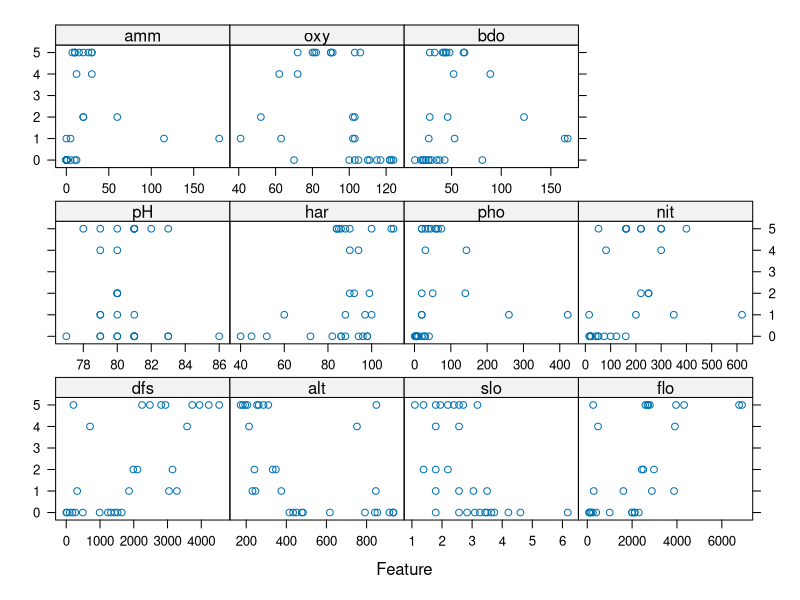
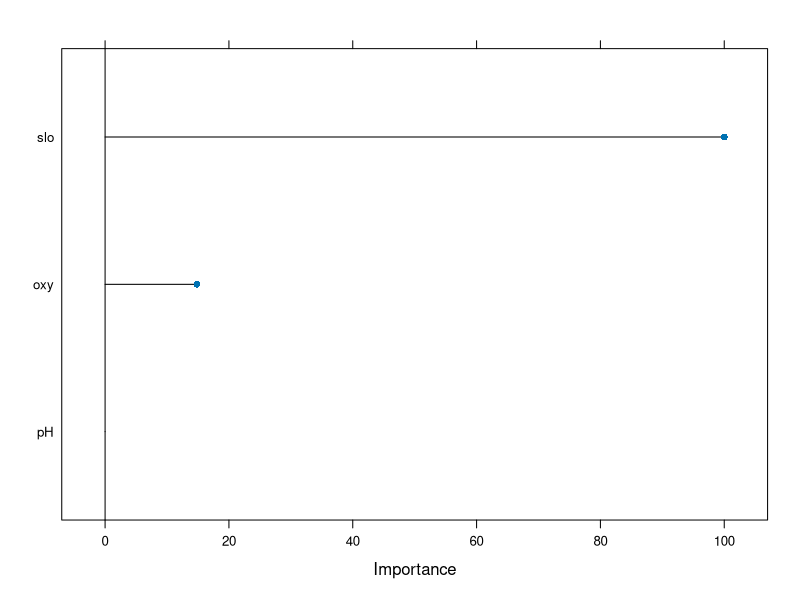

R code for these plots, in order:
## ---- chunk 1
# Clear all
rm(list = ls())  

# Load relevant libraries
library(tidyverse)
library(ade4)
library(skimr)
library(caret)
## ---- chunk 2
#Let's load the data
data(doubs)

# Set-up species data
species <- doubs$fish

# Set-up environmental data
environ <- doubs$env
## ---- chunk 3
# Look at the data - drop the site column
skim(species)
## ---- chunk 4
# Look at the data - drop the site column
skim(environ)
## ---- chunk 5
featurePlot(x=environ, y= species$Ruru)
## ---- chunk 6
# Fit GLM to species Ruru - use all environmental covariates to fit the model
ruru_model <- glm(formula = species$Ruru ~ . ,  
                     # Use a Poisson distribution for the response variable
                     family= poisson(link = "log"), 
                     data = environ)

# Summarise the model fit
summary(ruru_model)
## ---- chunk 7
inTrain <- createDataPartition(y = species$Ruru, p = 0.6, list = FALSE)
training <- cbind(environ[inTrain,], y = species$Ruru[inTrain])
testing <-  cbind(environ[-inTrain,], y = species$Ruru[-inTrain])
## ---- chunk 8
# Set seed for repeatable randomisation
set.seed(123)

# Specify the control parameters for the RFE
rfe_ctrl <- rfeControl(
  # Use a random forest algorithm to to evaluate feature selection
  functions = lmFuncs, 
  # Use 3-fold cross validation 
  method = "cv",
  number = 3,
  returnResamp = "final",
  verbose = F)

# Perform RFE
rfe <- rfe(
  x = within(training, rm(y)), 
  y = training$y,
  # Limit the covariates to no more than 5
  sizes= c(3, 5, 11), 
  rfeControl = rfe_ctrl)

# Let's look at the results
rfe
## ---- chunk 9

# Create the formula for the glm
y <- "y"
xs  <- rfe$optVariables
form <- as.formula(paste(y, paste(xs, collapse = " + "), sep=" ~ "))

set.seed(1895)

glm_fit <- train(
  # Use the formula given the best features from the rfe process
  form, 
  # Select data to train the model on
  data = training,
  # Select the glm method with the poisson distribution
  method = "glm", family = "poisson",
  # Cross validation 5-fold, repeated 5 times
  trControl = trainControl(
    method = "repeatedcv", 
    number = 5,
    repeats = 5))

# What are the important of the covariates in them model?
varImp(glm_fit) %>% plot()

# Show model fit and covariate significance
summary(glm_fit)

glm_fit

# how accurate was the trained model on the test data set?
# Make a prediction on the test data set
pred <- predict(glm_fit, newdata = testing)

# Calculate prediction accuracy of model, given test data
